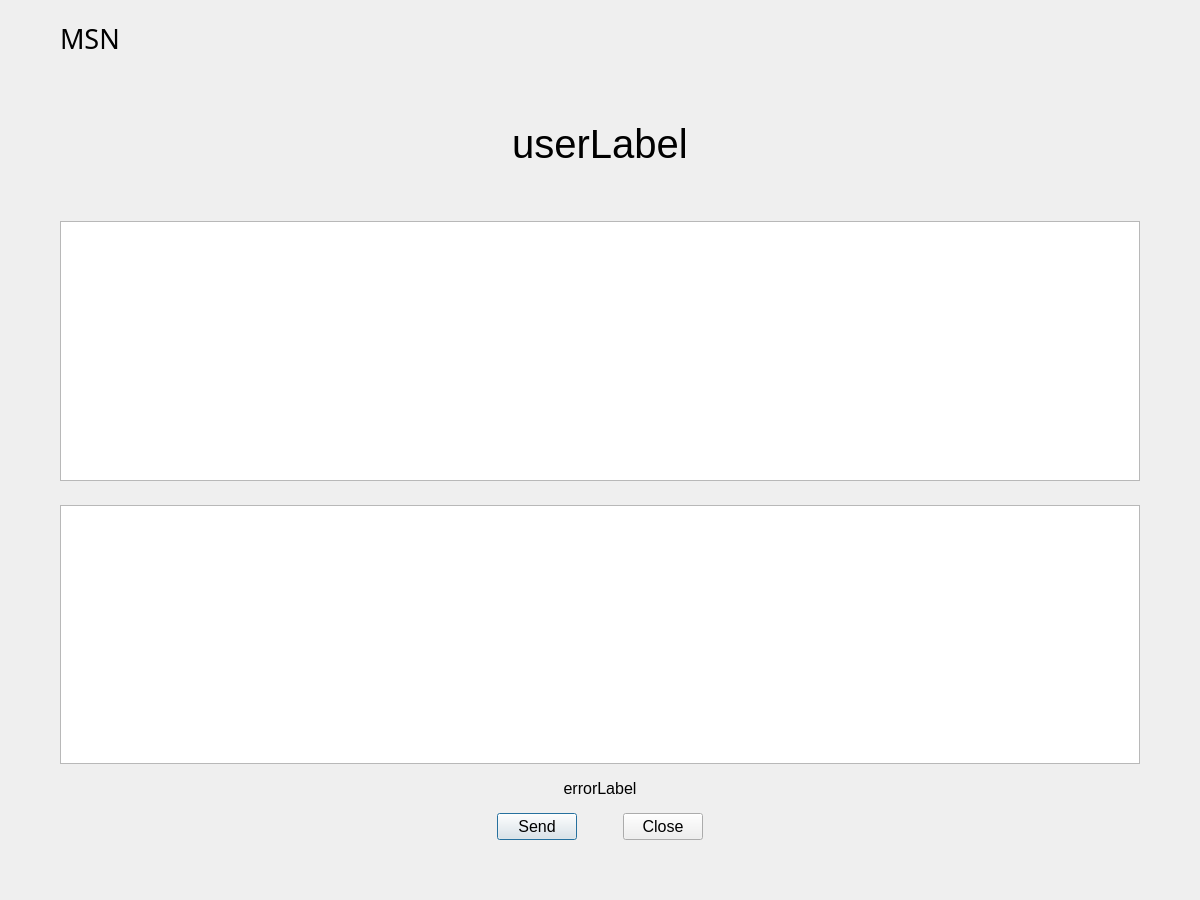
<?xml version="1.0" encoding="UTF-8"?>
<ui version="4.0">
 <class>Dialog</class>
 <widget class="QDialog" name="Dialog">
  <property name="geometry">
   <rect>
    <x>0</x>
    <y>0</y>
    <width>1200</width>
    <height>900</height>
   </rect>
  </property>
  <property name="font">
   <font>
    <pointsize>12</pointsize>
   </font>
  </property>
  <property name="windowTitle">
   <string>Dialog</string>
  </property>
  <layout class="QVBoxLayout" name="verticalLayout">
   <item>
    <widget class="QWidget" name="widget" native="true">
     <layout class="QHBoxLayout" name="horizontalLayout">
      <item>
       <spacer name="horizontalSpacer_8">
        <property name="orientation">
         <enum>Qt::Horizontal</enum>
        </property>
        <property name="sizeType">
         <enum>QSizePolicy::Fixed</enum>
        </property>
        <property name="sizeHint" stdset="0">
         <size>
          <width>40</width>
          <height>20</height>
         </size>
        </property>
       </spacer>
      </item>
      <item>
       <widget class="QLabel" name="label">
        <property name="font">
         <font>
          <family>Century Gothic</family>
          <pointsize>20</pointsize>
         </font>
        </property>
        <property name="text">
         <string>MSN</string>
        </property>
       </widget>
      </item>
     </layout>
    </widget>
   </item>
   <item>
    <spacer name="verticalSpacer_4">
     <property name="orientation">
      <enum>Qt::Vertical</enum>
     </property>
     <property name="sizeType">
      <enum>QSizePolicy::Preferred</enum>
     </property>
     <property name="sizeHint" stdset="0">
      <size>
       <width>20</width>
       <height>40</height>
      </size>
     </property>
    </spacer>
   </item>
   <item>
    <widget class="QWidget" name="widget_2" native="true">
     <layout class="QHBoxLayout" name="horizontalLayout_2">
      <item>
       <widget class="QLabel" name="userLabel">
        <property name="font">
         <font>
          <pointsize>30</pointsize>
         </font>
        </property>
        <property name="text">
         <string>userLabel</string>
        </property>
        <property name="alignment">
         <set>Qt::AlignCenter</set>
        </property>
       </widget>
      </item>
     </layout>
    </widget>
   </item>
   <item>
    <spacer name="verticalSpacer_3">
     <property name="orientation">
      <enum>Qt::Vertical</enum>
     </property>
     <property name="sizeType">
      <enum>QSizePolicy::Fixed</enum>
     </property>
     <property name="sizeHint" stdset="0">
      <size>
       <width>20</width>
       <height>30</height>
      </size>
     </property>
    </spacer>
   </item>
   <item>
    <widget class="QWidget" name="widget_3" native="true">
     <layout class="QHBoxLayout" name="horizontalLayout_4">
      <item>
       <spacer name="horizontalSpacer_6">
        <property name="orientation">
         <enum>Qt::Horizontal</enum>
        </property>
        <property name="sizeType">
         <enum>QSizePolicy::Preferred</enum>
        </property>
        <property name="sizeHint" stdset="0">
         <size>
          <width>40</width>
          <height>20</height>
         </size>
        </property>
       </spacer>
      </item>
      <item>
       <widget class="QTextBrowser" name="textBrowser"/>
      </item>
      <item>
       <spacer name="horizontalSpacer_7">
        <property name="orientation">
         <enum>Qt::Horizontal</enum>
        </property>
        <property name="sizeType">
         <enum>QSizePolicy::Preferred</enum>
        </property>
        <property name="sizeHint" stdset="0">
         <size>
          <width>40</width>
          <height>20</height>
         </size>
        </property>
       </spacer>
      </item>
     </layout>
    </widget>
   </item>
   <item>
    <widget class="QWidget" name="widget_5" native="true">
     <layout class="QHBoxLayout" name="horizontalLayout_5">
      <item>
       <spacer name="horizontalSpacer_2">
        <property name="orientation">
         <enum>Qt::Horizontal</enum>
        </property>
        <property name="sizeType">
         <enum>QSizePolicy::Preferred</enum>
        </property>
        <property name="sizeHint" stdset="0">
         <size>
          <width>40</width>
          <height>20</height>
         </size>
        </property>
       </spacer>
      </item>
      <item>
       <widget class="QTextEdit" name="textEdit"/>
      </item>
      <item>
       <spacer name="horizontalSpacer_5">
        <property name="orientation">
         <enum>Qt::Horizontal</enum>
        </property>
        <property name="sizeType">
         <enum>QSizePolicy::Preferred</enum>
        </property>
        <property name="sizeHint" stdset="0">
         <size>
          <width>40</width>
          <height>20</height>
         </size>
        </property>
       </spacer>
      </item>
     </layout>
    </widget>
   </item>
   <item>
    <widget class="QLabel" name="errorLabel">
     <property name="text">
      <string>errorLabel</string>
     </property>
     <property name="alignment">
      <set>Qt::AlignCenter</set>
     </property>
    </widget>
   </item>
   <item>
    <widget class="QWidget" name="widget_4" native="true">
     <layout class="QHBoxLayout" name="horizontalLayout_3">
      <item>
       <spacer name="horizontalSpacer">
        <property name="orientation">
         <enum>Qt::Horizontal</enum>
        </property>
        <property name="sizeHint" stdset="0">
         <size>
          <width>40</width>
          <height>20</height>
         </size>
        </property>
       </spacer>
      </item>
      <item>
       <widget class="QPushButton" name="sendPushButton">
        <property name="text">
         <string>Send</string>
        </property>
       </widget>
      </item>
      <item>
       <spacer name="horizontalSpacer_3">
        <property name="orientation">
         <enum>Qt::Horizontal</enum>
        </property>
        <property name="sizeType">
         <enum>QSizePolicy::Fixed</enum>
        </property>
        <property name="sizeHint" stdset="0">
         <size>
          <width>40</width>
          <height>20</height>
         </size>
        </property>
       </spacer>
      </item>
      <item>
       <widget class="QPushButton" name="closePushButton">
        <property name="text">
         <string>Close</string>
        </property>
       </widget>
      </item>
      <item>
       <spacer name="horizontalSpacer_4">
        <property name="orientation">
         <enum>Qt::Horizontal</enum>
        </property>
        <property name="sizeHint" stdset="0">
         <size>
          <width>40</width>
          <height>20</height>
         </size>
        </property>
       </spacer>
      </item>
     </layout>
    </widget>
   </item>
   <item>
    <spacer name="verticalSpacer_2">
     <property name="orientation">
      <enum>Qt::Vertical</enum>
     </property>
     <property name="sizeType">
      <enum>QSizePolicy::Preferred</enum>
     </property>
     <property name="sizeHint" stdset="0">
      <size>
       <width>20</width>
       <height>40</height>
      </size>
     </property>
    </spacer>
   </item>
  </layout>
 </widget>
 <resources/>
 <connections/>
</ui>
